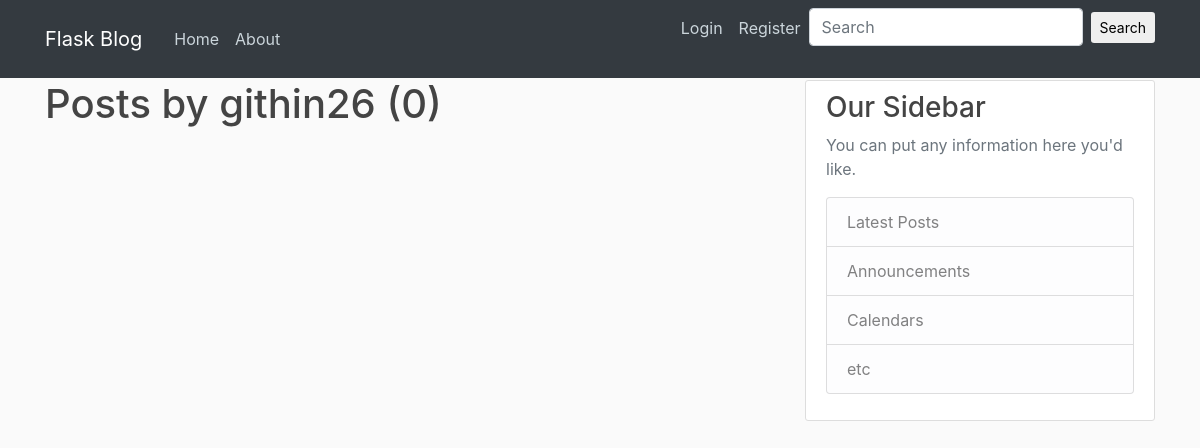
The page /user/githin26 on the database as committed earlier.
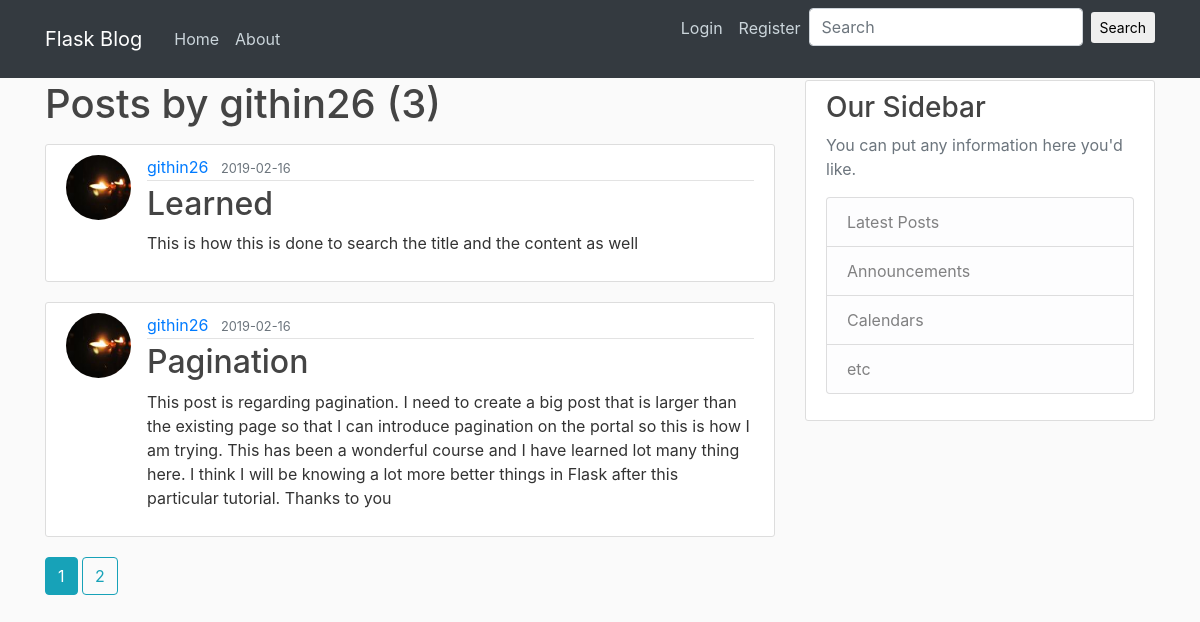
The same page on the database as committed later.
### flaskblog/models.py (models this page shows, shortened)
class Post(db.Model):
    id = db.Column(db.Integer, primary_key=True)
    title = db.Column(db.String(100), nullable=False)
    date_posted = db.Column(db.DateTime, nullable=False, default=datetime.utcnow)
    content = db.Column(db.Text, nullable=False)
    user_id = db.Column(db.Integer, db.ForeignKey('user.id'), nullable=False)

class User(db.Model,UserMixin):
    id = db.Column(db.Integer, primary_key=True)
    username = db.Column(db.String(20), unique=True, nullable=False)
    email = db.Column(db.String(120), unique=True, nullable=False)
    image_file = db.Column(db.String(20), nullable=False, default='default.jpg')
    password = db.Column(db.String(60), nullable=False)
    posts = db.relationship('Post', backref='author', lazy=True)

### flaskblog/routes.py (the view)
@app.route('/user/<string:username>')
def user_posts(username):
    page = request.args.get('page',1,type=int)
    user = User.query.filter_by(username=username).first_or_404()
    posts = Post.query.filter_by(author=user)\
        .order_by(Post.date_posted.desc())\
        .paginate(page=page, per_page=2)
    return render_template('user_posts.html',posts=posts,user=user)

### flaskblog/templates/user_posts.html
{% extends "layout.html" %}
{% block content %}
    <h1 class="mb-3">Posts by {{user.username}} ({{posts.total}})</h1>
    {% for post in posts.items %}
        <article class="media content-section">
            <img class="rounded-circle article-img" src="{{ url_for('static',filename='profile_pics/' + post.author.image_file)}}">
          <div class="media-body">
            <div class="article-metadata">
              <a class="mr-2" href="{{url_for('user_posts',username=post.author.username)}}">{{ post.author.username }}</a>
              <small class="text-muted">{{ post.date_posted.strftime('%Y-%m-%d')}}</small>
            </div>
            <h2><a class="article-title" href="{{ url_for('post',post_id=post.id)}}">{{ post.title }}</a></h2>
            <p class="article-content">{{ post.content }}</p>
          </div>
        </article>
    {% endfor %}
    {% for page_num in posts.iter_pages(left_current=1,right_current=2,left_edge=1,right_edge=1) %}
        {% if page_num %}
            {% if posts.page == page_num %}
                <a class="btn btn-info mb-4" href="{{url_for('user_posts',username=user.username,page=page_num)}}">{{page_num}}</a>
            {% else %}
                <a class="btn btn-outline-info mb-4" href="{{url_for('user_posts',username=user.username,page=page_num)}}">{{page_num}}</a>
            {% endif %}
        {% else %}
            ...
        {% endif %}
    {% endfor %}
{% endblock content %}

Rows that differ between the two databases and show on the page:
added Post: image_file (picture), author.username "githin26", date_posted "2019-02-16", title "Learned", content "This is how this is done to search the title and the content as well"
added Post: image_file (picture), author.username "githin26", date_posted "2019-02-16", title "Pagination", content "This post is regarding pagination. I need to create a big post that is larger than the existing page so that I can introduce pagination on the portal so this is how I am trying. This has been a wonderful course and I have learned lot many thing here. I think I will be knowing a lot more better things in Flask after this particular tutorial. Thanks to you"
Other text that changed with them:
{{ posts.total }}: "0" → "3"
new list line: "1"
new list line: "2"
